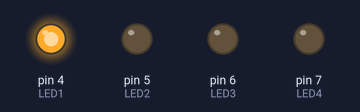
The sketch below on a simulated Arduino Uno, built with avr-gcc and run on an emulated ATmega328P. Parts: output pins drawn as LEDs (lit = HIGH).

Above: at 0.5 s.
At 1.5 s:
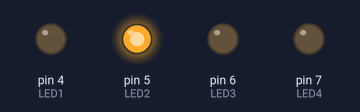
At 2.5 s:
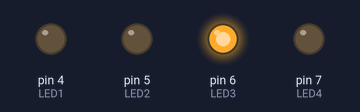
At 3.5 s:
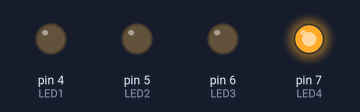
Timing chart, 0 to 5.2 s (numbered marks = the images above):
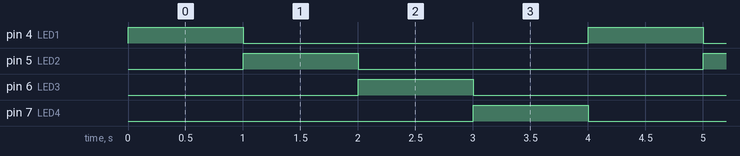

Measured:
- by itself, pin 4 (LED1), pin 5 (LED2), pin 6 (LED3), pin 7 (LED4): alternates HIGH for 1.0 s and LOW for 3.0 s
- by itself, everything shown: repeats every 4.0 s, in 5 steps

The sketch:

bouncing_light.ino
```cpp
int LED1=4;
int LED2=5;
int LED3=6;
int LED4=7;

void setup() {
  // put your setup code here, to run once:
  pinMode (LED1,OUTPUT);
  pinMode (LED2,OUTPUT);
  pinMode (LED3,OUTPUT);
  pinMode (LED4,OUTPUT);

}

void loop() {
  // put your main code here, to run repeatedly:
  digitalWrite(LED1,HIGH);
  delay(1000);
  digitalWrite(LED1,LOW);
  digitalWrite(LED2,HIGH);
  delay(1000);
  digitalWrite(LED2,LOW);
  digitalWrite(LED3,HIGH);
  delay(1000);
  digitalWrite(LED3,LOW);
  digitalWrite(LED4,HIGH);
  delay(1000);
  digitalWrite(LED4,LOW);
}
```
